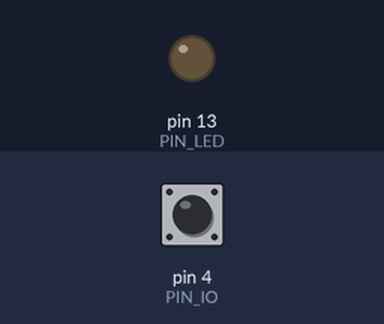
This sketch was run on a simulated Arduino Uno, built with avr-gcc and run on an emulated ATmega328P. Shown: output pins drawn as LEDs (lit = HIGH). Dashed ring = blinking. Inputs (shaded band) come from the test bench; at power-on: pin 4 (PIN_IO) HIGH. No radio packets arrive unless stated.

Above: at 0.06 s.
At 2.93 s:
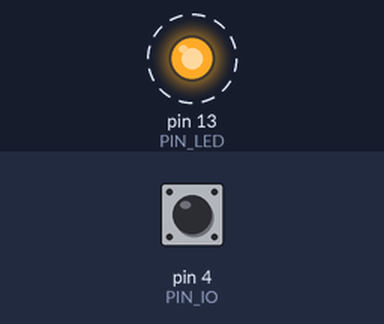
Timing chart, 0 to 3.2 s (numbered marks = the images above):
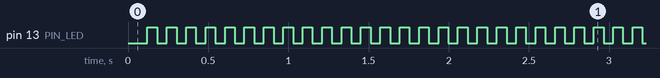

Measured:
- by itself, pin 13 (PIN_LED): alternates HIGH for 0.06 s and LOW for 0.06 s

The sketch:

rf_transmitter.ino
```cpp
#include <RH_ASK.h>
#include <SPI.h> // Not actually used but needed to compile

const int PIN_IO = 4;
const int PIN_LED = 13;

RH_ASK driver;
int led_state = LOW;

void setup()
{
    pinMode(PIN_IO, INPUT_PULLUP);
    pinMode(PIN_LED, OUTPUT);

    Serial.begin(115200);

    if (!driver.init())
         Serial.println("Initialization failed");
}

char msg[2] = {'S', '\0'};

void loop()
{
    int io_state = digitalRead(PIN_IO);
    if (io_state) {
        msg[0] = 'S';
    } else {
        msg[0] = 'C';
    }
    driver.send((uint8_t *)msg, sizeof(msg));
    driver.waitPacketSent();

    digitalWrite(PIN_LED, led_state);
    led_state = !led_state;
}
```
